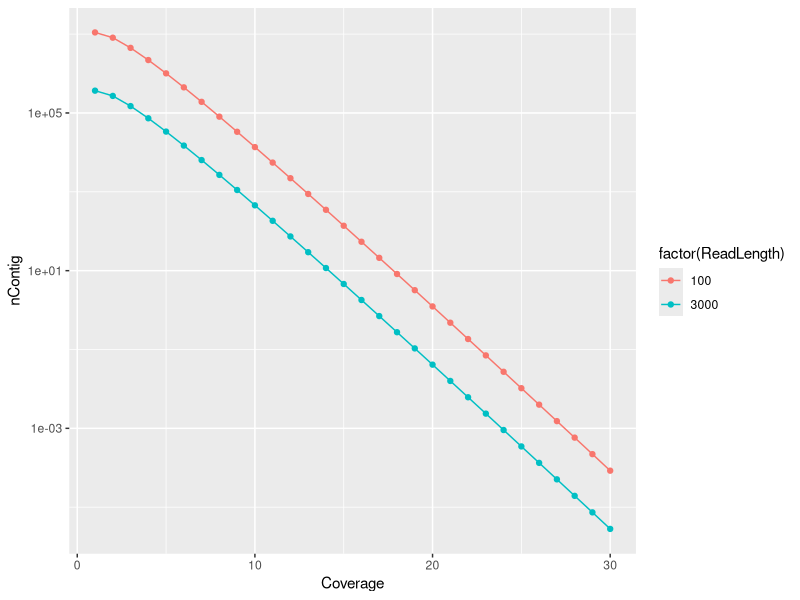
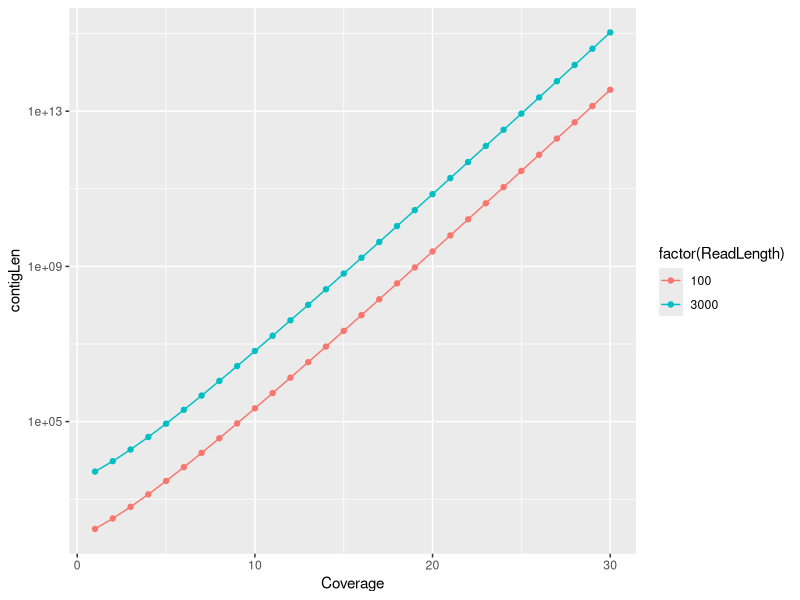

Source code (R) for these figures, in order:
# Lander-Waterman statistics.
#  These estimates are ideal in the sense that \theta -> 0.
#  Also I call contigs what they call "islands"---1 or more reads.
#
library(ggplot2)
library(plyr)

EColi    <- 5e6
CElegans <- 1e8
Human    <- 3e9


ExpectedNumContigsIdeal <- function(G, L, C)
{
  (G*C/L)*exp(-C)
}

ExpectedContigLengthIdeal <- function(G, L, C)
{
  L*(exp(C)-1)/C
}


Conditions = expand.grid(ReadLength = c(100, 3000), Coverage=1:30)
G <- Human

tbl <- ddply(Conditions, .(ReadLength, Coverage), function(df) {
  data.frame(nContig   = ExpectedNumContigsIdeal(G, df$ReadLength, df$Coverage),
             contigLen = ExpectedContigLengthIdeal(G, df$ReadLength, df$Coverage))
})


qplot(Coverage, nContig, color=factor(ReadLength), data=tbl) + geom_line() + scale_y_log10()

qplot(Coverage, contigLen, color=factor(ReadLength), data=tbl) + geom_line() + scale_y_log10()
